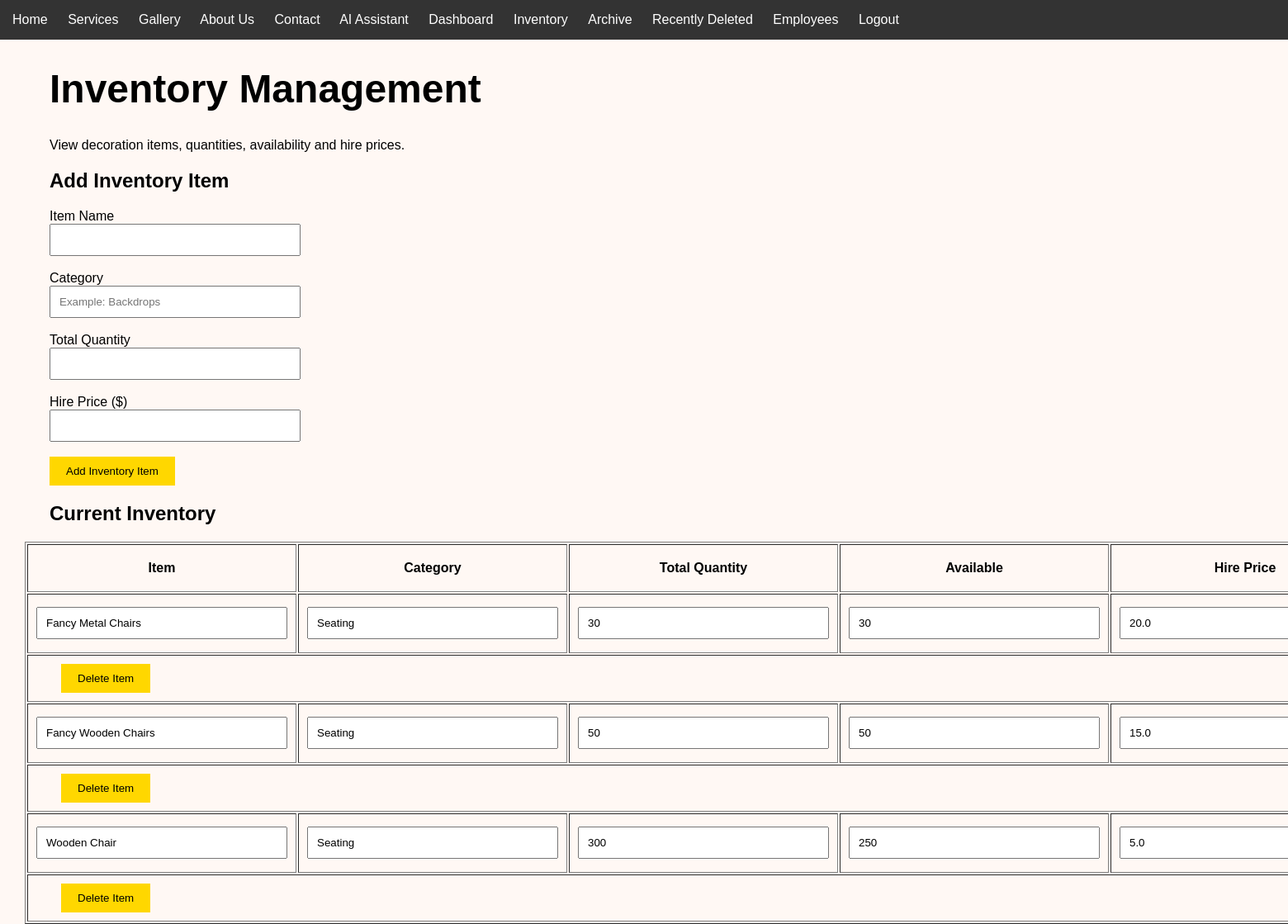
The page /inventory (signed in) on the database as committed earlier.
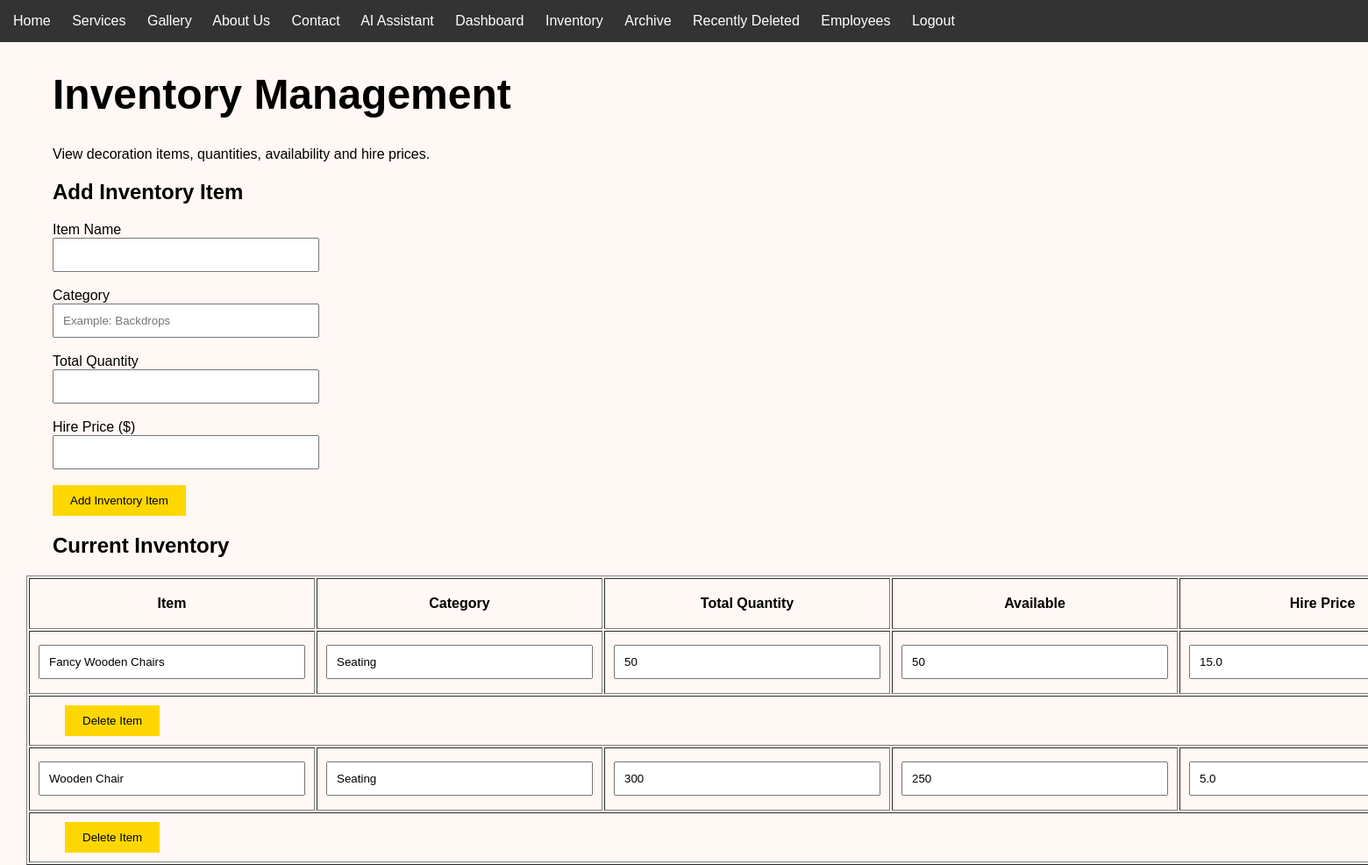
The same page on the database as committed later.
### tables this page shows
CREATE TABLE Inventory (

    ItemID INTEGER PRIMARY KEY AUTOINCREMENT,

    ItemName TEXT NOT NULL,

    Category TEXT NOT NULL,

    Quantity INTEGER NOT NULL,

    AvailableQuantity INTEGER NOT NULL,

    HirePrice REAL NOT NULL

);

### app.py (the view, shortened to what this page needs)
@app.route("/inventory", methods=["GET", "POST"])
@login_required
def inventory():
    error = None
    success = None
    connection = get_connection()
    cursor = connection.cursor()
    cursor.execute("""
        SELECT *
        FROM Inventory
        ORDER BY Category ASC, ItemName ASC
    """)
    inventory_items = cursor.fetchall()
    connection.close()
    return render_template(
        "inventory.html",
        inventory_items=inventory_items,
        error=error,
        success=success,
        role=session.get("role")
    )

### app.py (called while the page is built)
def login_required(route_function):
    @wraps(route_function)
    def protected_route(*args, **kwargs):
        if session.get("logged_in") is not True:
            return redirect(url_for("login"))
        return route_function(*args, **kwargs)
    return protected_route

### database.py (called while the page is built)
def get_connection():
    connection = sqlite3.connect(DATABASE)
    connection.row_factory = sqlite3.Row
    connection.execute(
        "PRAGMA foreign_keys = ON"
    )
    return connection

### templates/inventory.html (shortened to what the changed rows need)
{% extends "base.html" %}
{% block content %}
<h1>Inventory Management</h1>
{% if session.get("role") == "admin" and session.get("username") == "rani" %}
    <section class="inventory-form-section">
        <h2>Add Inventory Item</h2>
    </section>
{% endif %}
<section class="inventory-table-section">
    <h2>Current Inventory</h2>
    {% if inventory_items %}
        <table border="1" cellpadding="10">
            <tr>
                <th>Item</th>
                <th>Category</th>
                <th>Total Quantity</th>
                <th>Available</th>
                <th>Hire Price</th>
            </tr>
            {% for item in inventory_items %}
                <tr>
                    {% if session.get("role") == "admin" and session.get("username") == "rani" %}
                        <form
                            method="POST"
                            action="{{ url_for('edit_inventory_item', item_id=item.ItemID) }}"
                        >
                            <td>
                                <input
                                    type="text"
                                    name="item_name"
                                    value="{{ item.ItemName }}"
                                    required
                                >
                            </td>
                            <td>
                                <input
                                    type="text"
                                    name="category"
                                    value="{{ item.Category }}"
                                    required
                                >
                            </td>
                            <td>
                                <input
                                    type="number"
                                    name="quantity"
                                    value="{{ item.Quantity }}"
                                    min="0"
                                    required
                                >
                            </td>
                            <td>
                                <input
                                    type="number"
                                    name="available_quantity"
                                    value="{{ item.AvailableQuantity }}"
                                    min="0"
                                    max="{{ item.Quantity }}"
                                    required
                                >
                            </td>
                            <td>
                                <input
                                    type="number"
                                    name="hire_price"
                                    value="{{ item.HirePrice or 0 }}"
                                    min="0"
                                    step="0.01"
                                    required
                                >
                            </td>
                        </form>
                    {% endif %}
                </tr>
                {% if session.get("role") == "admin" and session.get("username") == "rani" %}
                    <tr>
                        <td colspan="6">
                            <form
                                method="POST"
                                action="{{ url_for('delete_inventory_item', item_id=item.ItemID) }}"
                                onsubmit="return confirm('Delete this inventory item permanently?');"
                            >
                                <button type="submit">
                                    Delete Item
                                </button>
                            </form>
                        </td>
                    </tr>
                {% endif %}
            {% endfor %}
        </table>
    {% else %}
        <p>No inventory items have been added yet.</p>
    {% endif %}
</section>
{% endblock %}

Rows that differ between the two databases and show on the page:
removed Inventory: item_name "Fancy Metal Chairs", category "Seating", quantity "30", available_quantity "30", hire_price "20.0"
